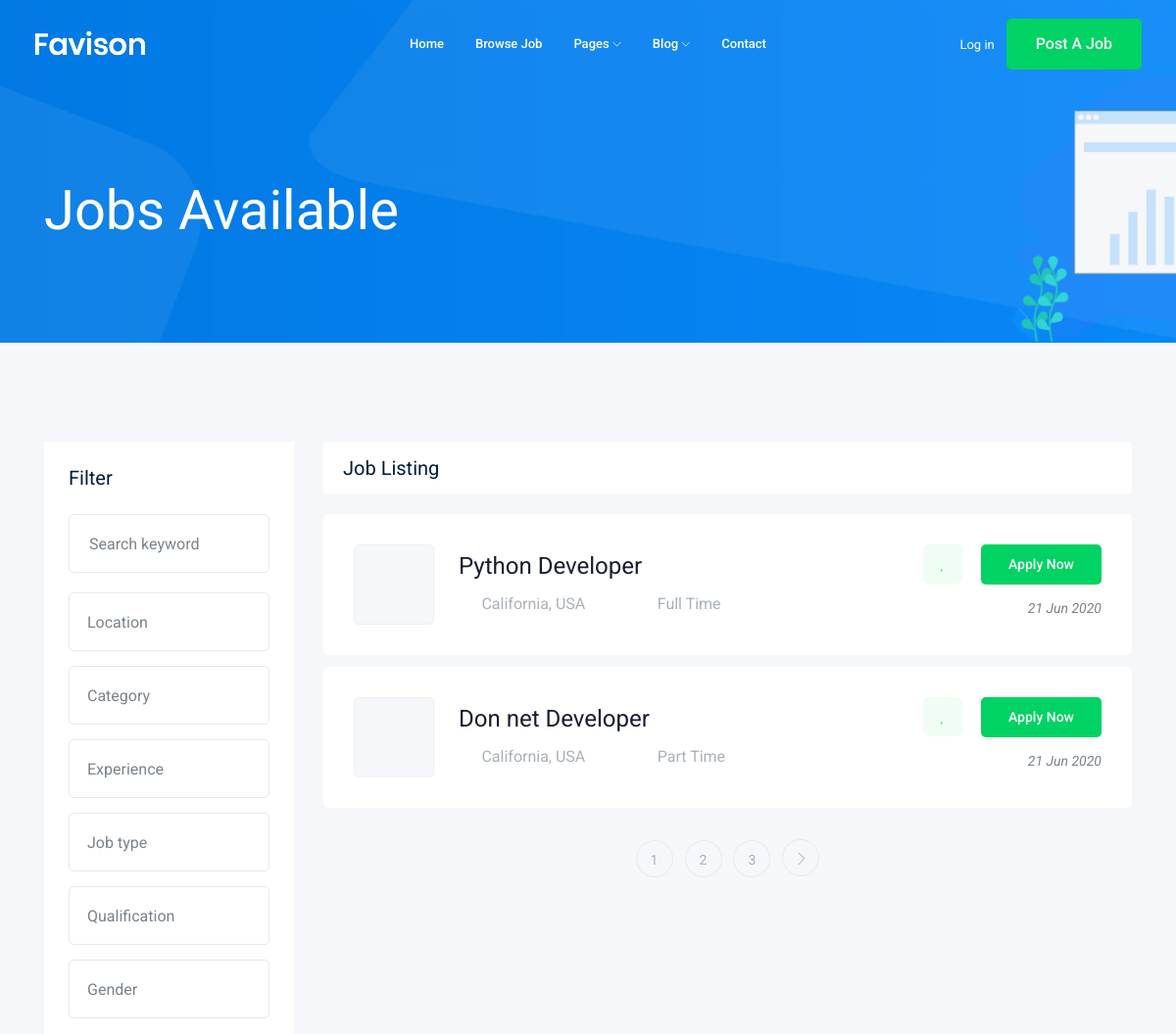
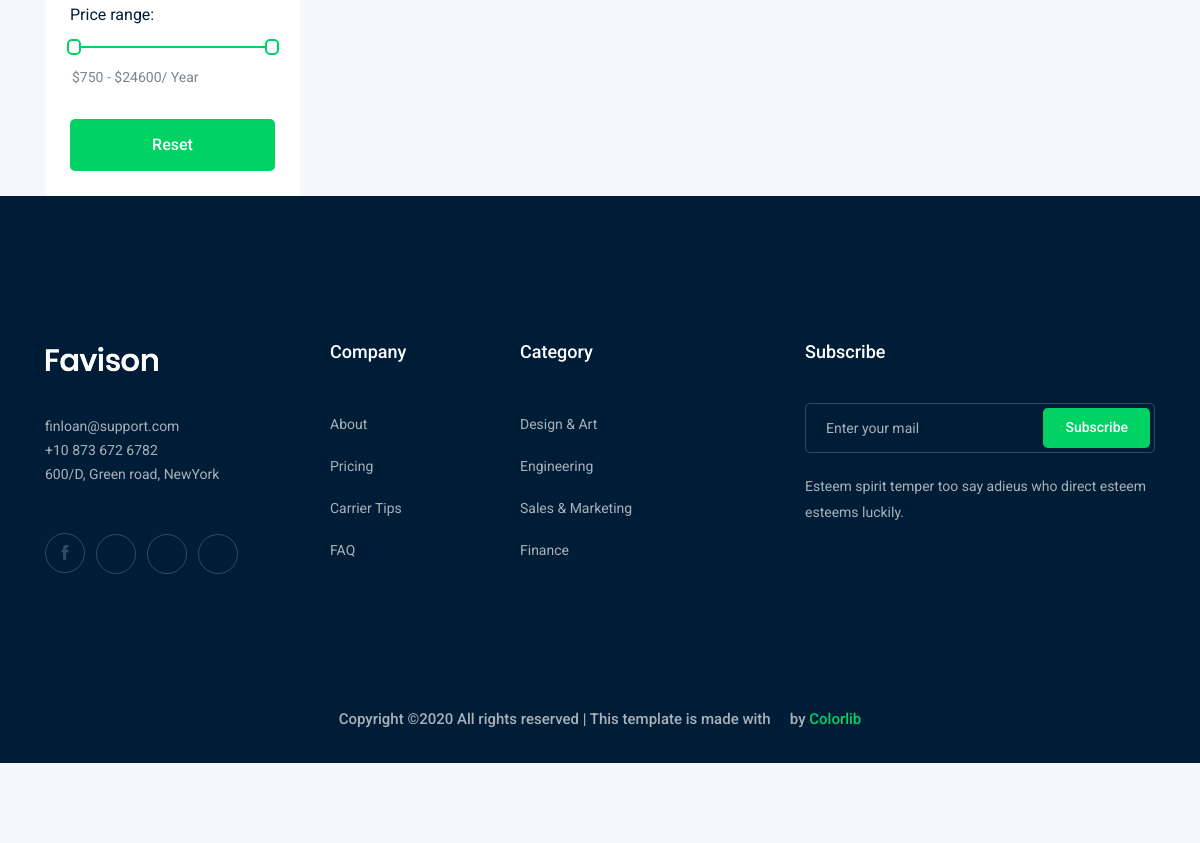
Screenshot of /jobs/ with the database file from the repository (2 pictures, top to bottom).
### job/models.py (models this page shows, shortened)
class Job(models.Model):
    JOB_TYPE = [
        ('Full Time', 'Full Time'),
        ('Part Time', 'Part Time'),
    ]
    title = models.CharField(max_length=50)
    job_type = models.CharField(choices=JOB_TYPE, max_length=50)
    description = models.TextField(max_length=1000)
    vacancy = models.IntegerField(default=1)
    salary = models.IntegerField(default=0)
    experience = models.IntegerField(default=0)
    published_at = models.DateField(auto_now=True)
    category = models.ForeignKey(Category, on_delete=models.CASCADE)
    image = models.ImageField(upload_to=image_upload)
    slug = models.SlugField(null=True, blank=True)

### job/views.py (the view)
# urls.py: path('', views.job_list),
def job_list(request):
    jobs = Job.objects.all()
    paginator = Paginator(jobs, 2)  # Show 2 contacts per page.
    page_number = request.GET.get('page')
    page_obj = paginator.get_page(page_number)
    context = {
        'jobs': page_obj
    }
    return render(request, 'job/job_list.html', context)

### job/templates/job/job_list.html (shortened to what this page needs)
{% extends 'base.html' %}
{%block content%}
    <div class="bradcam_area bradcam_bg_1">
        <div class="container">
            <div class="row">
                <div class="col-xl-12">
                    <div class="bradcam_text">
                        <h3>{{jobs.count}} Jobs Available</h3>
                    </div>
                </div>
            </div>
        </div>
    </div>
    <div class="job_listing_area plus_padding">
        <div class="container">
            <div class="row">
                <div class="col-lg-3">
                    <div class="job_filter white-bg">
                        <div class="form_inner white-bg">
                            <h3>Filter</h3>
                            <form action="#">
                                <div class="row">
                                    <div class="col-lg-12">
                                        <div class="single_field">
                                            <input type="text" placeholder="Search keyword">
                                        </div>
                                    </div>
                                    <div class="col-lg-12">
                                    </div>
                                    <div class="col-lg-12">
                                    </div>
                                    <div class="col-lg-12">
                                    </div>
                                    <div class="col-lg-12">
                                    </div>
                                    <div class="col-lg-12">
                                    </div>
                                    <div class="col-lg-12">
                                    </div>
                                </div>
                            </form>
                        </div>
                        <div class="range_wrap">
                            <label for="amount">Price range:</label>
                            <div id="slider-range"></div>
                            <p>
                                <input type="text" id="amount" readonly style="border:0; color:#7A838B; font-size: 14px; font-weight:400;">
                            </p>
                        </div>
                        <div class="reset_btn">
                            <button  class="boxed-btn3 w-100" type="submit">Reset</button>
                        </div>
                    </div>
                </div>
                <div class="col-lg-9">
                    <div class="recent_joblist_wrap">
                        <div class="recent_joblist white-bg ">
                            <div class="row align-items-center">
                                <div class="col-md-6">
                                    <h4>Job Listing</h4>
                                </div>
                            </div>
                        </div>
                    </div>
                    {% for job in jobs %}
                    <div class="job_lists m-0">
                        <div class="row">
                            <div class="col-lg-12 col-md-12">
                                <div class="single_jobs white-bg d-flex justify-content-between">
                                    <div class="jobs_left d-flex align-items-center">
                                        <div class="thumb">
                                        </div>
                                        <div class="jobs_conetent">
                                            <a href="{% url 'jobs:job_detail' job.slug %}"><h4>{{job.title}}</h4></a>
                                            <div class="links_locat d-flex align-items-center">
                                                <div class="location">
                                                    <p> <i class="fa fa-map-marker"></i> California, USA</p>
                                                </div>
                                                <div class="location">
                                                    <p> <i class="fa fa-clock-o"></i> {{job.job_type}}</p>
                                                </div>
                                            </div>
                                        </div>
                                    </div>
                                    <div class="jobs_right">
                                        <div class="apply_now">
                                            <a class="heart_mark" href="#"> <i class="fa fa-heart"></i> </a>
                                            <a href="{% url 'jobs:job_detail' job.slug %}" class="boxed-btn3">Apply Now</a>
                                        </div>
                                        <div class="date">
                                            <p>{{job.published_at|date:'d M o'}}</p>
                                        </div>
                                    </div>
                                </div>
                            </div>
                        </div>
                        {% endfor %}
                        {% if jobs.has_other_pages %}
                            <div class="row">
                                <div class="col-lg-12">
                                    <div class="pagination_wrap">
                                        <ul>
                                            {% for i in jobs.paginator.page_range %}
                                                <li><a href="?page={{i}}"><span>{{i}}</span></a></li>
                                            {% endfor %}
                                            {% if jobs.has_next %}
                                                <li><a href="?page={{ jobs.next_page_number }}"> <i class="ti-angle-right"></i> </a></li>
                                             {% endif %}
                                        </ul>
                                    </div>
                                </div>
                            </div>
                         {% endif %}
                    </div>
                </div>
            </div>
        </div>
    </div>
   {% endblock %}

### rows the page displays
Job: title "Python Developer", job_type "Full Time", published_at "21 Jun 2020"
Job: title "Don net Developer", job_type "Part Time", published_at "21 Jun 2020"

### other values shown
{{ i }} "1" "2" "3"
